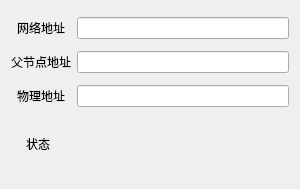
<?xml version="1.0" encoding="UTF-8"?>
<ui version="4.0">
 <class>Secure</class>
 <widget class="QWidget" name="Secure">
  <property name="geometry">
   <rect>
    <x>0</x>
    <y>0</y>
    <width>300</width>
    <height>189</height>
   </rect>
  </property>
  <property name="windowTitle">
   <string>安防传感器状态</string>
  </property>
  <layout class="QGridLayout" name="gridLayout">
   <item row="0" column="0">
    <widget class="QLabel" name="label">
     <property name="text">
      <string>网络地址</string>
     </property>
     <property name="alignment">
      <set>Qt::AlignCenter</set>
     </property>
    </widget>
   </item>
   <item row="0" column="1">
    <widget class="QLineEdit" name="nwkAddrEdit"/>
   </item>
   <item row="1" column="0">
    <widget class="QLabel" name="label_2">
     <property name="text">
      <string>父节点地址</string>
     </property>
     <property name="alignment">
      <set>Qt::AlignCenter</set>
     </property>
    </widget>
   </item>
   <item row="1" column="1">
    <widget class="QLineEdit" name="parAddrEdit"/>
   </item>
   <item row="2" column="0">
    <widget class="QLabel" name="label_3">
     <property name="text">
      <string>物理地址</string>
     </property>
     <property name="alignment">
      <set>Qt::AlignCenter</set>
     </property>
    </widget>
   </item>
   <item row="2" column="1">
    <widget class="QLineEdit" name="hwAddrEdit"/>
   </item>
   <item row="3" column="0" colspan="2">
    <layout class="QHBoxLayout" name="horizontalLayout">
     <item>
      <spacer name="horizontalSpacer">
       <property name="orientation">
        <enum>Qt::Horizontal</enum>
       </property>
       <property name="sizeType">
        <enum>QSizePolicy::Fixed</enum>
       </property>
       <property name="sizeHint" stdset="0">
        <size>
         <width>15</width>
         <height>20</height>
        </size>
       </property>
      </spacer>
     </item>
     <item>
      <widget class="QLabel" name="label_4">
       <property name="sizePolicy">
        <sizepolicy hsizetype="Fixed" vsizetype="Fixed">
         <horstretch>0</horstretch>
         <verstretch>0</verstretch>
        </sizepolicy>
       </property>
       <property name="maximumSize">
        <size>
         <width>50</width>
         <height>50</height>
        </size>
       </property>
       <property name="text">
        <string>状态</string>
       </property>
       <property name="alignment">
        <set>Qt::AlignCenter</set>
       </property>
      </widget>
     </item>
     <item>
      <spacer name="horizontalSpacer_2">
       <property name="orientation">
        <enum>Qt::Horizontal</enum>
       </property>
       <property name="sizeType">
        <enum>QSizePolicy::Expanding</enum>
       </property>
       <property name="sizeHint" stdset="0">
        <size>
         <width>40</width>
         <height>20</height>
        </size>
       </property>
      </spacer>
     </item>
     <item>
      <widget class="QLabel" name="labelPic">
       <property name="sizePolicy">
        <sizepolicy hsizetype="Fixed" vsizetype="Fixed">
         <horstretch>0</horstretch>
         <verstretch>0</verstretch>
        </sizepolicy>
       </property>
       <property name="maximumSize">
        <size>
         <width>50</width>
         <height>50</height>
        </size>
       </property>
       <property name="text">
        <string/>
       </property>
      </widget>
     </item>
     <item>
      <spacer name="horizontalSpacer_3">
       <property name="orientation">
        <enum>Qt::Horizontal</enum>
       </property>
       <property name="sizeType">
        <enum>QSizePolicy::Expanding</enum>
       </property>
       <property name="sizeHint" stdset="0">
        <size>
         <width>40</width>
         <height>20</height>
        </size>
       </property>
      </spacer>
     </item>
    </layout>
   </item>
  </layout>
 </widget>
 <layoutdefault spacing="6" margin="11"/>
 <resources/>
 <connections/>
</ui>
